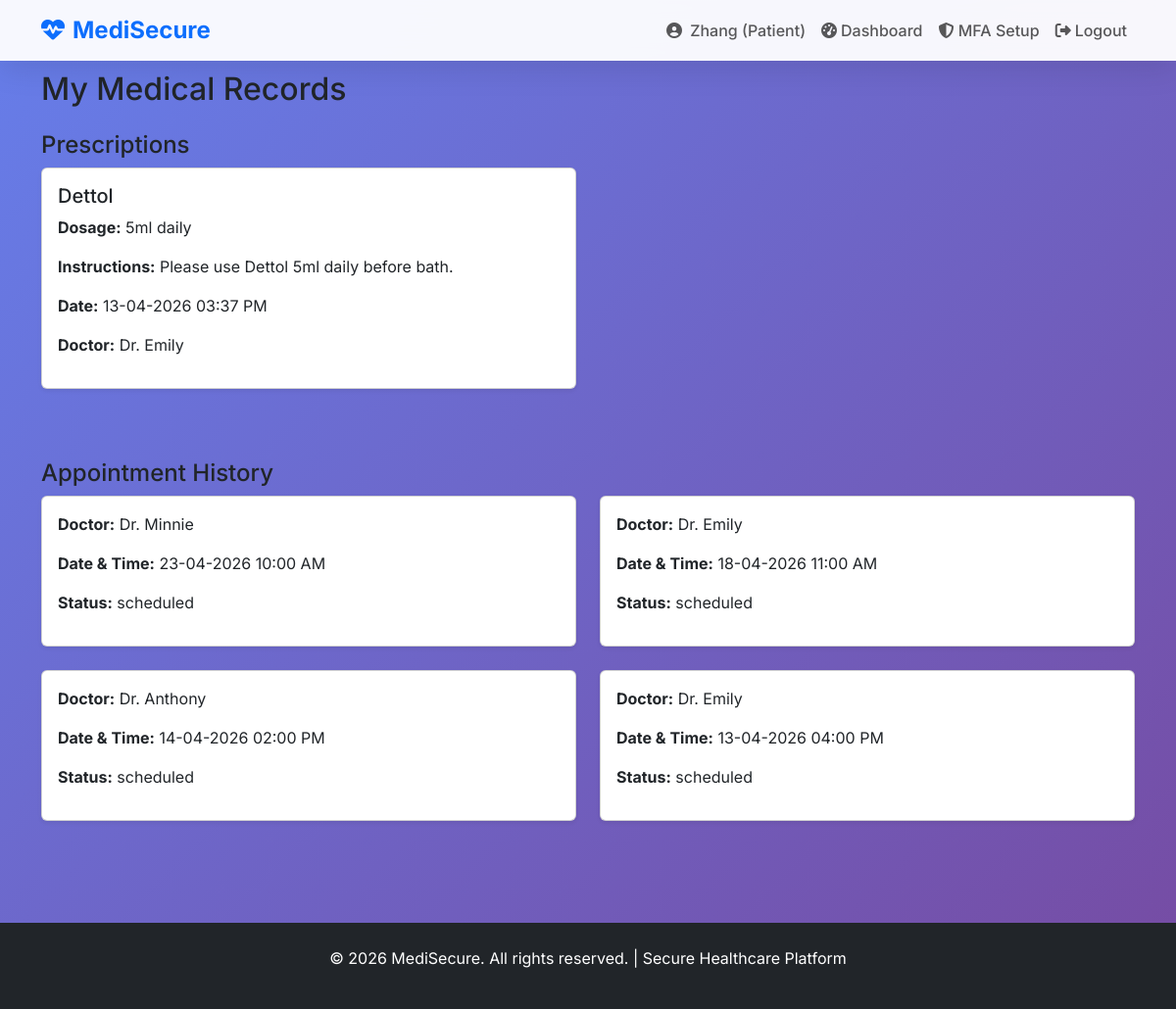
The app's page /patient/medical-records (signed in), older data.
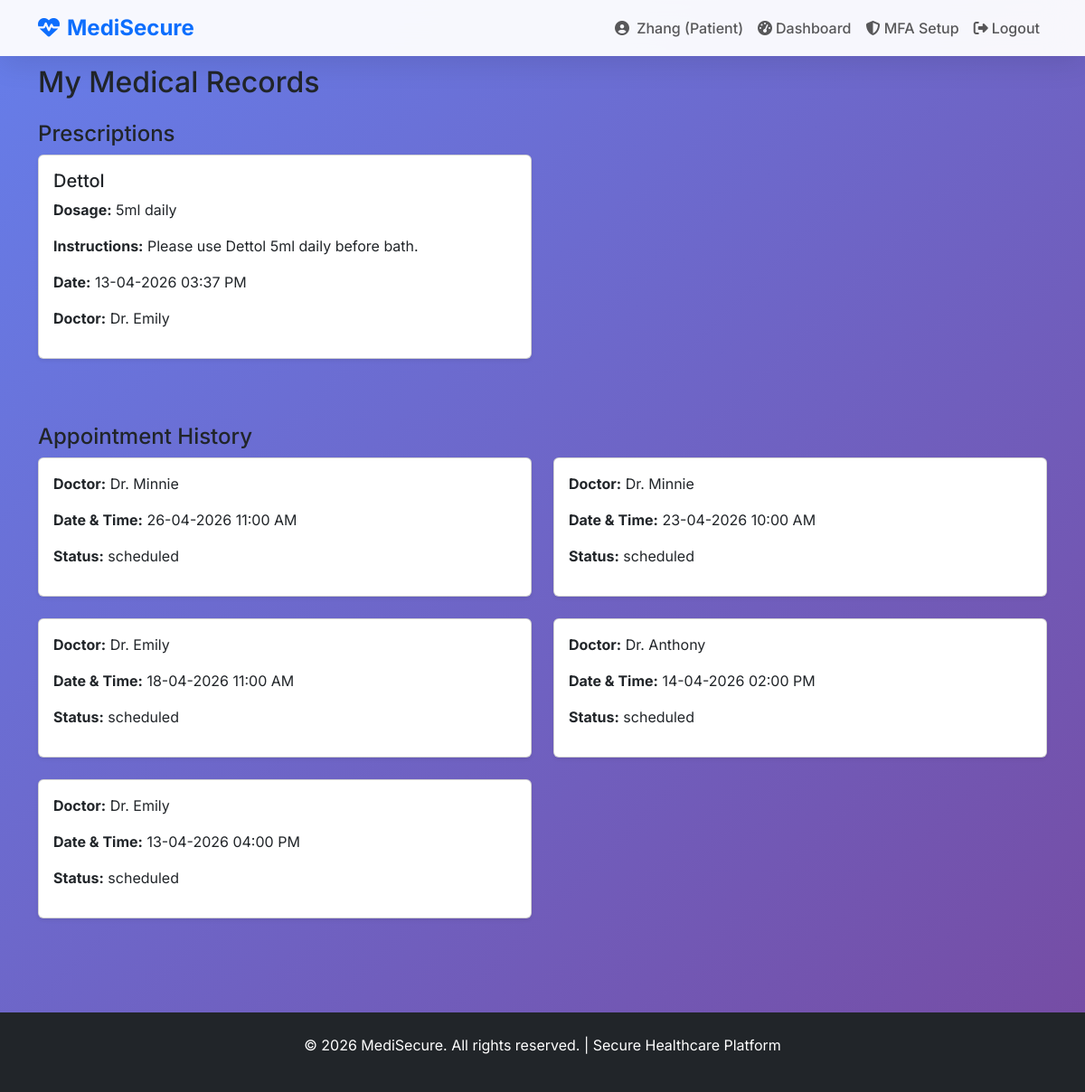
The same page, newer data.
### app.py (models this page shows, shortened)
class Prescription(db.Model):
    id = db.Column(db.Integer, primary_key=True)
    patient_name = db.Column(db.String(100), nullable=False)
    patient_email = db.Column(db.String(120), nullable=False)
    doctor_id = db.Column(db.Integer, db.ForeignKey('user.id'))
    doctor = db.relationship('User', backref='prescriptions')
    medication = db.Column(db.String(200), nullable=False)
    dosage = db.Column(db.String(100), nullable=False)
    instructions = db.Column(db.Text)
    date_prescribed = db.Column(db.DateTime, default=datetime.utcnow)

class User(UserMixin, db.Model):
    id = db.Column(db.Integer, primary_key=True)
    full_name = db.Column(db.String(100), nullable=False)
    email = db.Column(db.String(120), unique=True, nullable=False)
    password_hash = db.Column(db.String(255), nullable=False)
    mfa_secret = db.Column(db.String(32), nullable=True)
    mfa_enabled = db.Column(db.Boolean, default=False)
    role = db.Column(db.String(20), default='patient')  # 'admin', 'doctor', 'patient'
    specialty = db.Column(db.String(50), nullable=True)

class Appointment(db.Model):
    id = db.Column(db.Integer, primary_key=True)
    patient_name = db.Column(db.String(100), nullable=False)
    patient_email = db.Column(db.String(120), nullable=False)
    doctor_id = db.Column(db.Integer, db.ForeignKey('user.id'))
    doctor = db.relationship('User', backref='doctor_appointments')
    date_time = db.Column(db.DateTime, nullable=False)
    status = db.Column(db.String(20), default='scheduled')

### app.py (the view)
@app.route('/patient/medical-records')
@login_required
def patient_medical_records():
    if current_user.role != 'patient':
        flash('Patient access only!', 'danger')
        return redirect(url_for('home'))
    prescriptions = Prescription.query.filter_by(
        patient_email=current_user.email
    ).order_by(Prescription.date_prescribed.desc()).all()
    appointments = Appointment.query.filter_by(
        patient_email=current_user.email
    ).order_by(Appointment.date_time.desc()).all()
    return render_template(
        'patient_medical_records.html',
        prescriptions=prescriptions,
        appointments=appointments
    )

### app.py (called while the page is built)
@login_manager.user_loader
@login_manager.user_loader
def load_user(user_id):
    return User.query.get(int(user_id))

### templates/patient_medical_records.html (shortened to what this page needs)
{% extends "base.html" %}
{% block content %}
<div class="container mt-4">
    <h2 class="mb-4">My Medical Records</h2>
    <h4>Prescriptions</h4>
    {% if prescriptions %}
        <div class="row">
            {% for p in prescriptions %}
            <div class="col-md-6 mb-4">
                <div class="card shadow-sm">
                    <div class="card-body">
                        <h5 class="card-title">{{ p.medication }}</h5>
                        <p><strong>Dosage:</strong> {{ p.dosage }}</p>
                        <p><strong>Instructions:</strong> {{ p.instructions or 'No instructions' }}</p>
                        <p><strong>Date:</strong> {{ p.date_prescribed.strftime('%d-%m-%Y %I:%M %p') }}</p>
                        <p><strong>Doctor:</strong> Dr. {{ p.doctor.full_name }}</p>
                    </div>
                </div>
            </div>
            {% endfor %}
        </div>
    {% else %}
        <div class="alert alert-info">No prescriptions found.</div>
    {% endif %}
    <h4 class="mt-5">Appointment History</h4>
    {% if appointments %}
        <div class="row">
            {% for a in appointments %}
            <div class="col-md-6 mb-4">
                <div class="card shadow-sm">
                    <div class="card-body">
                        <p><strong>Doctor:</strong> Dr. {{ a.doctor.full_name }}</p>
                        <p><strong>Date & Time:</strong> {{ a.date_time.strftime('%d-%m-%Y %I:%M %p') }}</p>
                        <p><strong>Status:</strong> {{ a.status }}</p>
                    </div>
                </div>
            </div>
            {% endfor %}
        </div>
    {% else %}
        <div class="alert alert-info">No appointment history found.</div>
    {% endif %}
</div>
{% endblock %}

Row changes from the older to the newer data that the page shows:
added Appointment: doctor.full_name "Minnie", date_time "26-04-2026 11:00 AM", status "scheduled"
